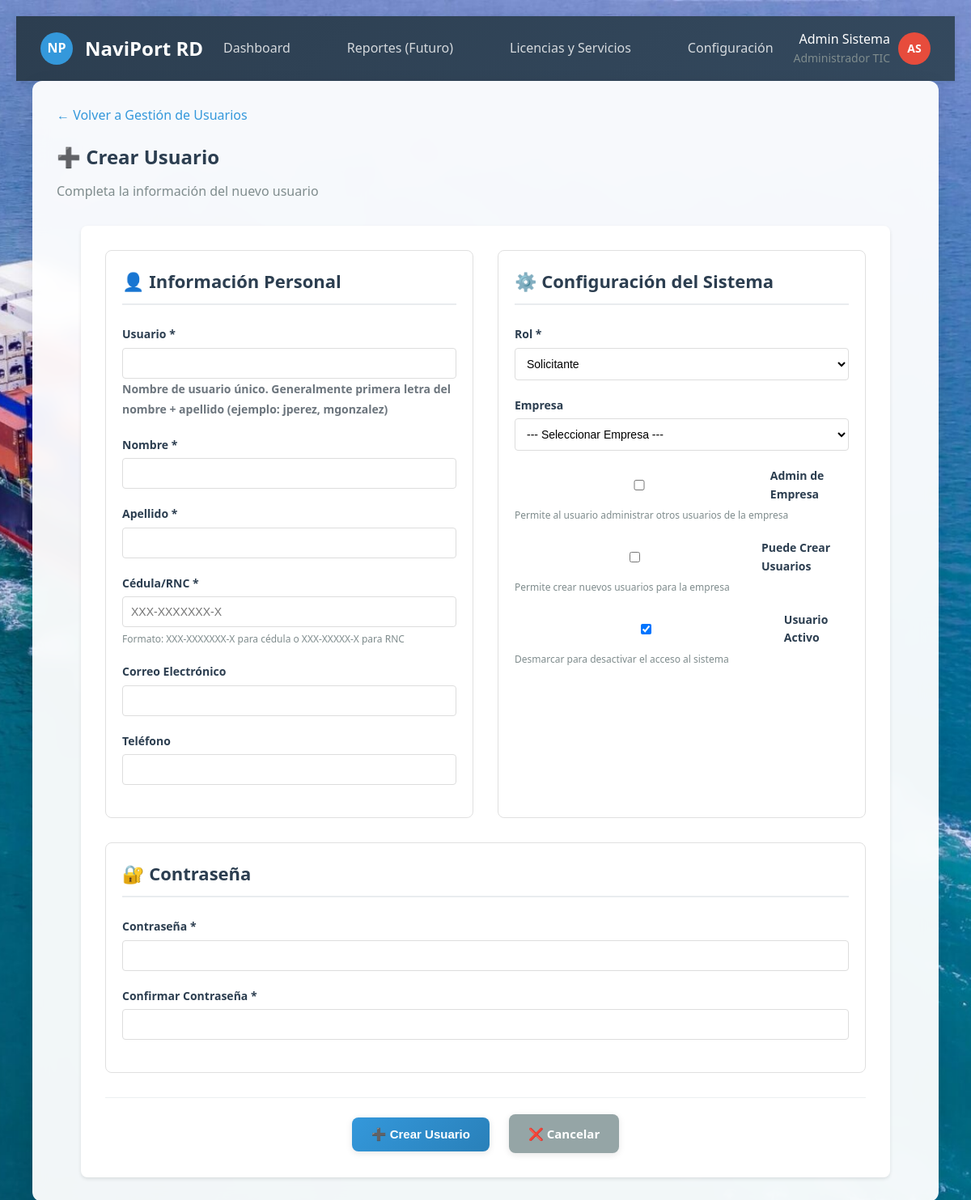
/accounts/usuarios/crear/ (signed in), run on the app's committed database.
### accounts/models.py (models this page shows, shortened)
class User(AbstractUser):
    ROLE_CHOICES = [
        ('solicitante', 'Solicitante'),
        ('evaluador', 'Evaluador Portuario'),
        ('supervisor', 'Supervisor'),
        ('admin_tic', 'Administrador TIC'),
        ('oficial_acceso', 'Oficial de Acceso Físico'),
        ('direccion', 'Dirección Logística'),
    ]
    role = models.CharField(
        max_length=20,
        choices=ROLE_CHOICES,
        default='solicitante',
        verbose_name='Rol'
    )
    cedula_rnc = models.CharField(
        max_length=20,
        unique=True,
        validators=[
            RegexValidator(
                regex=r'^(\d{3}-\d{7}-\d{1}|\d{3}-\d{5}-\d{1})$',
                message='Formato inválido. Use XXX-XXXXXXX-X para cédula o XXX-XXXXX-X para RNC'
            )
        ],
        verbose_name='Cédula/RNC'
    )
    telefono = models.CharField(
        max_length=15,
        blank=True,
        validators=[
            RegexValidator(
                regex=r'^\+?1?\d{9,15}$',
                message='Número de teléfono inválido'
            )
        ],
        verbose_name='Teléfono'
    )
    empresa = models.ForeignKey(
        'Empresa',
        on_delete=models.SET_NULL,
        null=True,
        blank=True,
        related_name='usuarios',
        verbose_name='Empresa'
    )
    es_admin_empresa = models.BooleanField(default=False, verbose_name='Admin de Empresa')
    puede_crear_usuarios = models.BooleanField(default=False, verbose_name='Puede Crear Usuarios')
    activo = models.BooleanField(default=True, verbose_name='Activo')
    created_at = models.DateTimeField(auto_now_add=True, verbose_name='Creado el')
    updated_at = models.DateTimeField(auto_now=True, verbose_name='Actualizado el')
    failed_login_attempts = models.PositiveIntegerField(default=0, verbose_name='Intentos fallidos')
    is_locked = models.BooleanField(default=False, verbose_name='Bloqueado')
    locked_until = models.DateTimeField(null=True, blank=True, verbose_name='Bloqueado hasta')
    last_login_ip = models.GenericIPAddressField(null=True, blank=True, verbose_name='Última IP')
    class Meta:
        verbose_name = 'Usuario'
        verbose_name_plural = 'Usuarios'
        ordering = ['-created_at']
    def get_display_name(self):
        return self.get_full_name() or self.username
    def get_role_display_with_admin(self):
        role_display = self.get_role_display()
        if self.es_admin_empresa and self.role == 'solicitante':
            return f"{role_display} (Administrador)"
        return role_display
    def puede_crear_usuarios_empresa(self):
        return self.puede_crear_usuarios and self.es_admin_empresa and self.empresa

### accounts/views.py (the view)
# urls.py: path('usuarios/crear/', crear_usuario, name='crear_usuario'),
@login_required
def crear_usuario(request):
    if not (request.user.puede_crear_usuarios_empresa() or request.user.role in ['evaluador', 'supervisor', 'admin_tic']):
        messages.error(request, 'No tienes permisos para crear usuarios.')
        return redirect('accounts:gestionar_usuarios')
    if request.method == 'POST':
        form = UsuarioForm(request.POST, user_role=request.user.role, empresa_filter=request.user.empresa)
        if form.is_valid():
            user = form.save(commit=False)
            if request.user.role == 'solicitante' and request.user.es_admin_empresa:
                user.empresa = request.user.empresa
                user.role = 'solicitante'
            user.save()
            messages.success(request, f'Usuario "{user.username}" creado exitosamente.')
            return redirect('accounts:gestionar_usuarios')
        else:
            messages.error(request, 'Por favor corrige los errores en el formulario.')
    else:
        form = UsuarioForm(user_role=request.user.role, empresa_filter=request.user.empresa)
        if request.user.role == 'solicitante' and request.user.empresa:
            form.initial['empresa'] = request.user.empresa
    context = {
        'form': form,
        'titulo': 'Crear Usuario'
    }
    return render(request, 'accounts/crear_usuario.html', context)

### accounts/models.py (called while the page is built)
    def __str__(self):
        return f"{self.nombre} ({self.rnc})"

### templates/accounts/crear_usuario.html (shortened to what this page needs)
{% extends 'base.html' %}
{% block content %}
{% if user.role == 'evaluador' or user.role == 'supervisor' or user.role == 'admin_tic' %}
<div class="navbar">
    <div class="navbar-brand">
        <div class="logo">NP</div>
        NaviPort RD
    </div>
    <ul class="navbar-menu">
        <li><a href="{% url 'evaluacion:dashboard' %}" style="color: inherit; text-decoration: none;">Dashboard</a></li>
        <li>Reportes (Futuro)</li>
        <li><a href="{% url 'evaluacion:gestion_licencias_servicios' %}" style="color: inherit; text-decoration: none;">Licencias y Servicios</a></li>
        <li><a href="{% url 'evaluacion:configuracion' %}" style="color: inherit; text-decoration: none;">Configuración</a></li>
    </ul>
    <div class="navbar-user">
        <div style="text-align: right; margin-right: 10px;">
            <div style="font-weight: 500;">{{ user.get_display_name }}</div>
            <div style="font-size: 14px; color: #7f8c8d;">{{ user.get_role_display_with_admin }}</div>
        </div>
        <div class="user-avatar">{{ user.get_display_name|slice:':1'|upper }}{{ user.last_name|slice:':1'|upper }}</div>
    </div>
</div>
{% endif %}
<div class="content-area">
    <div style="margin-bottom: 20px;">
        <a href="{% url 'accounts:gestionar_usuarios' %}" style="color: #3498db; text-decoration: none;">← Volver a Gestión de Usuarios</a>
    </div>
    <div class="page-header" style="margin-bottom: 30px;">
        <h2 style="color: #2c3e50; margin-bottom: 10px;">
            {% if editando %}✏️{% else %}➕{% endif %} {{ titulo }}
        </h2>
        <p style="color: #7f8c8d;">
            {% if editando %}
                Modifica la información del usuario {{ usuario.username }}
            {% else %}
                Completa la información del nuevo usuario
            {% endif %}
        </p>
    </div>
    <div class="form-container">
        <form method="post" class="form-usuario">
            <div class="form-grid">
                <div class="form-section">
                    <h3 class="form-section-title">👤 Información Personal</h3>
                    <div class="form-group">
                        <label for="{{ form.username.id_for_label }}">Usuario *</label>
                        {{ form.username }}
                        <small class="form-text text-muted">Nombre de usuario único. Generalmente primera letra del nombre + apellido (ejemplo: jperez, mgonzalez)</small>
                    </div>
                    <div class="form-group">
                        <label for="{{ form.first_name.id_for_label }}">Nombre *</label>
                        {{ form.first_name }}
                    </div>
                    <div class="form-group">
                        <label for="{{ form.last_name.id_for_label }}">Apellido *</label>
                        {{ form.last_name }}
                    </div>
                    <div class="form-group">
                        <label for="{{ form.cedula_rnc.id_for_label }}">Cédula/RNC *</label>
                        {{ form.cedula_rnc }}
                        <small class="form-help">Formato: XXX-XXXXXXX-X para cédula o XXX-XXXXX-X para RNC</small>
                    </div>
                    <div class="form-group">
                        <label for="{{ form.email.id_for_label }}">Correo Electrónico</label>
                        {{ form.email }}
                    </div>
                    <div class="form-group">
                        <label for="{{ form.telefono.id_for_label }}">Teléfono</label>
                        {{ form.telefono }}
                    </div>
                </div>
                <div class="form-section">
                    <h3 class="form-section-title">⚙️ Configuración del Sistema</h3>
                    <div class="form-group">
                        <label for="{{ form.role.id_for_label }}">Rol *</label>
                        {{ form.role }}
                    </div>
                    {% if user.role != 'solicitante' %}
                    <div class="form-group">
                        <label for="{{ form.empresa.id_for_label }}">Empresa</label>
                        {{ form.empresa }}
                    </div>
                    {% endif %}
                    {% if user.role == 'evaluador' or user.role == 'supervisor' or user.role == 'admin_tic' %}
                    <div class="form-group">
                        <label class="checkbox-label">
                            {{ form.es_admin_empresa }}
                            Admin de Empresa
                        </label>
                        <small class="form-help">Permite al usuario administrar otros usuarios de la empresa</small>
                    </div>
                    <div class="form-group">
                        <label class="checkbox-label">
                            {{ form.puede_crear_usuarios }}
                            Puede Crear Usuarios
                        </label>
                        <small class="form-help">Permite crear nuevos usuarios para la empresa</small>
                    </div>
                    {% endif %}
                    <div class="form-group">
                        <label class="checkbox-label">
                            {{ form.is_active }}
                            Usuario Activo
                        </label>
                        <small class="form-help">Desmarcar para desactivar el acceso al sistema</small>
                    </div>
                </div>
                <div class="form-section full-width">
                    <h3 class="form-section-title">🔐 Contraseña</h3>
                    <div class="form-group">
                        <label for="{{ form.password1.id_for_label }}">
                            {% if editando %}Nueva Contraseña{% else %}Contraseña *{% endif %}
                        </label>
                        {{ form.password1 }}
                    </div>
                    <div class="form-group">
                        <label for="{{ form.password2.id_for_label }}">
                            Confirmar Contraseña {% if not editando %}*{% endif %}
                        </label>
                        {{ form.password2 }}
                    </div>
                </div>
            </div>
            <div class="form-actions">
                <button type="submit" class="btn btn-primary">
                    {% if editando %}💾 Actualizar Usuario{% else %}➕ Crear Usuario{% endif %}
                </button>
                <a href="{% url 'accounts:gestionar_usuarios' %}" class="btn btn-secondary">
                    ❌ Cancelar
                </a>
            </div>
        </form>
    </div>
</div>
{% endblock %}

### static/css/base.css (style rules this page uses)
* { margin: 0; padding: 0; box-sizing: border-box; }
body { font-family: 'Segoe UI', Tahoma, Geneva, Verdana, sans-serif; background: url('/media/Ship.jpeg') no-repeat center center fixed; background-size: cover; background-attachment: fixed; min-height: 100vh; line-height: 1.6; color: #333; position: relative; }
.navbar { background: linear-gradient(135deg, #2c3e50, #34495e) !important; color: white !important; padding: 15px 30px !important; display: flex !important; justify-content: space-between !important; align-items: center !important; box-shadow: 0 2px 10px rgba(0,0,0,0.1) !important; width: 100% !important; box-sizing: border-box !important; margin: 0 !important; border-radius: 0 !important; }
.navbar-brand { display: flex !important; align-items: center !important; font-size: 24px !important; font-weight: bold !important; text-decoration: none !important; color: white !important; margin-right: 0 !important; }
.navbar-brand .logo { width: 40px; height: 40px; background: #3498db; border-radius: 50%; margin-right: 15px; display: flex; align-items: center; justify-content: center; font-weight: bold; font-size: 16px; }
.navbar-menu { display: flex !important; list-style: none !important; gap: 30px !important; margin: 0 !important; padding: 0 !important; flex-direction: row !important; }
.navbar-menu li { position: relative; padding: 12px 20px; border-radius: 6px; cursor: pointer; transition: all 0.3s ease; color: rgba(255,255,255,0.8); }
.navbar-menu li a { color: inherit; text-decoration: none; }
.navbar-user { display: flex; align-items: center; position: relative; }
.user-avatar { width: 40px; height: 40px; background: #e74c3c; border-radius: 50%; display: flex; align-items: center; justify-content: center; font-weight: bold; font-size: 14px; cursor: pointer; transition: all 0.3s ease; }
.content-area { background: rgba(255,255,255,0.95); margin: 0 20px 20px 20px; border-radius: 12px; padding: 30px; box-shadow: 0 8px 25px rgba(0,0,0,0.1); backdrop-filter: blur(10px); min-height: calc(100vh - 140px); }
.form-container { background: white; padding: 30px; border-radius: 12px; box-shadow: 0 4px 15px rgba(0,0,0,0.1); margin-bottom: 25px; }
.form-container h3 { color: #2c3e50; margin-bottom: 25px; font-size: 22px; border-bottom: 2px solid #e9ecef; padding-bottom: 10px; }
.form-grid { display: grid; grid-template-columns: repeat(auto-fit, minmax(300px, 1fr)); gap: 20px; margin-bottom: 25px; }
.form-group { margin-bottom: 20px; }
.form-group label { display: block; margin-bottom: 8px; color: #2c3e50; font-weight: 500; font-size: 14px; }
.form-control { width: 100%; padding: 12px 16px; border: 2px solid #e9ecef; border-radius: 8px; font-size: 15px; transition: all 0.3s ease; background: white; }
.form-text { font-size: 12px; color: #6c757d; margin-top: 5px; }
.btn { display: inline-block; padding: 12px 24px; border: none; border-radius: 8px; font-size: 15px; font-weight: 600; text-decoration: none; text-align: center; cursor: pointer; transition: all 0.3s ease; box-shadow: 0 2px 8px rgba(0,0,0,0.1); }
.btn-primary { background: linear-gradient(135deg, #3498db, #2980b9); color: white; }
.btn-secondary { background: #95a5a6; color: white; }

### templates/accounts/crear_usuario.html (style rules this page uses)
.form-container { background: white; border-radius: 8px; padding: 30px; box-shadow: 0 2px 4px rgba(0,0,0,0.1); max-width: 1000px; margin: 0 auto; }
.form-grid { display: grid; grid-template-columns: 1fr 1fr; gap: 30px; margin-bottom: 30px; }
.form-section { border: 1px solid #e0e0e0; border-radius: 8px; padding: 20px; }
.form-section.full-width { grid-column: 1 / -1; }
.form-section-title { color: #2c3e50; font-size: 18px; margin-bottom: 20px; padding-bottom: 10px; border-bottom: 2px solid #ecf0f1; }
.form-group { margin-bottom: 20px; }
.form-group label { display: block; font-weight: bold; color: #2c3e50; margin-bottom: 5px; }
.checkbox-label { display: flex !important; align-items: center; gap: 8px; }
.form-group input, .form-group select { width: 100%; padding: 10px; border: 1px solid #ddd; border-radius: 4px; font-size: 14px; }
.form-help { display: block; font-size: 12px; color: #7f8c8d; margin-top: 5px; }
.form-text { font-size: 0.875rem; color: #6c757d; margin-top: 0.25rem; }
.text-muted { color: #6c757d !important; font-weight: bold; }
.form-actions { text-align: center; padding-top: 20px; border-top: 1px solid #ecf0f1; }
.form-actions .btn { margin: 0 10px; }

### data on the page
User: get_display_name "Admin Sistema", get_role_display_with_admin "Administrador TIC", get_display_name "A", last_name "S"

### other printed values
{{ titulo }} "Crear Usuario"
